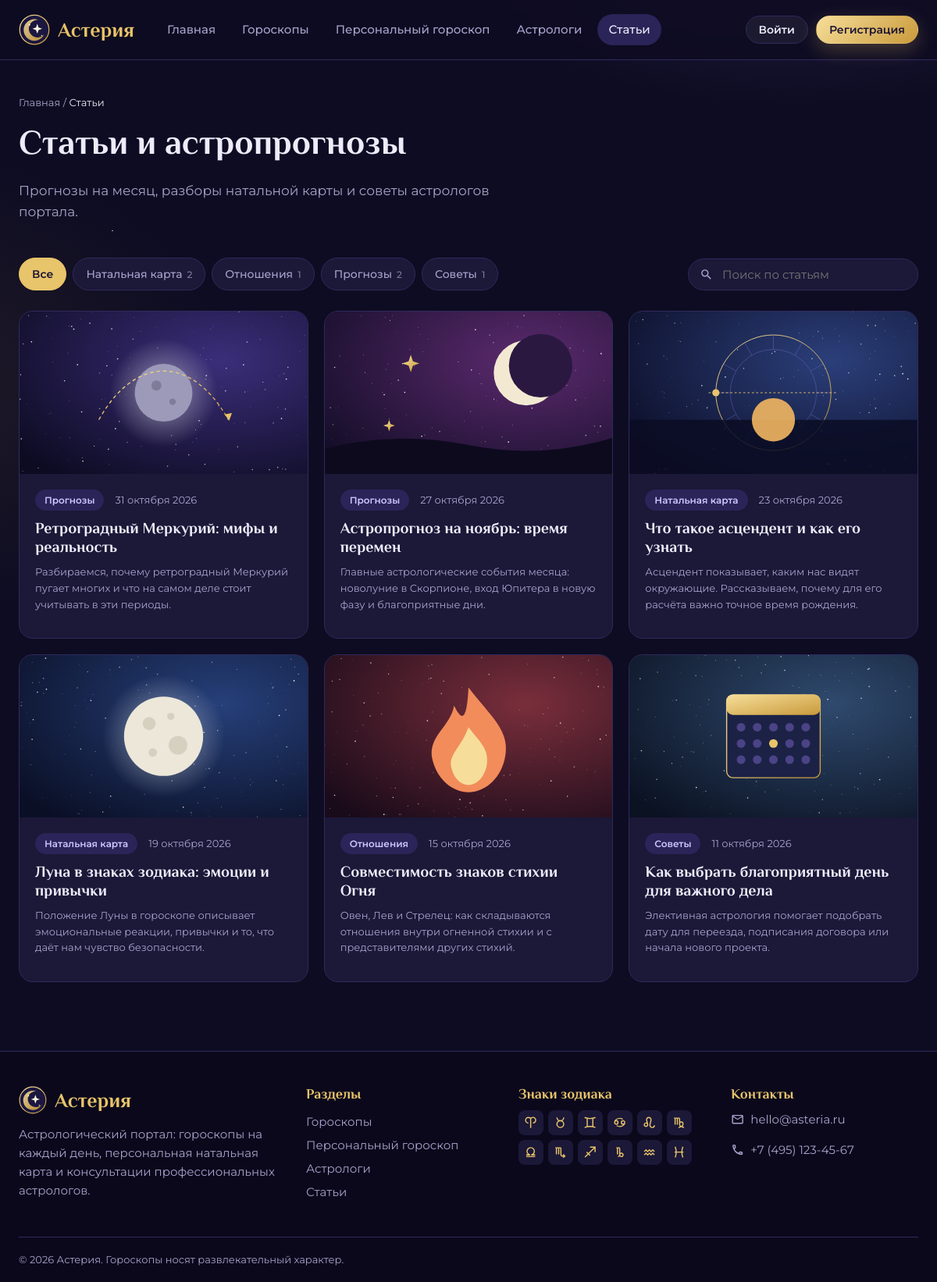
The app's page /articles.php with its own data.
### tables this page shows
CREATE TABLE articles (
  id INT AUTO_INCREMENT PRIMARY KEY,
  title VARCHAR(200) NOT NULL,
  slug VARCHAR(100) NOT NULL UNIQUE,
  category VARCHAR(50) NOT NULL,
  image VARCHAR(100) NOT NULL,
  excerpt VARCHAR(300) NOT NULL,
  content TEXT NOT NULL,
  astrologer_id INT NULL,
  published_at DATE NOT NULL,
  views INT NOT NULL DEFAULT 0,
  FOREIGN KEY (astrologer_id) REFERENCES astrologers(id) ON DELETE SET NULL
);

CREATE TABLE zodiac_signs (
  id INT AUTO_INCREMENT PRIMARY KEY,
  name VARCHAR(30) NOT NULL,
  slug VARCHAR(30) NOT NULL UNIQUE,
  date_start CHAR(5) NOT NULL,
  date_end CHAR(5) NOT NULL,
  element ENUM('Огонь','Земля','Воздух','Вода') NOT NULL,
  planet VARCHAR(30) NOT NULL,
  description TEXT NOT NULL
);

### includes/article_card.php (the view, shortened to what this page needs)
<a class="article-card" href="<?= url('article.php?slug=' . $art['slug']) ?>">
    <img src="<?= url('assets/img/articles/' . $art['image']) ?>" alt="" loading="lazy">
    <div class="article-body">
        <div class="article-meta">
            <span class="badge"><?= e($art['category']) ?></span>
            <span class="muted small"><?= ruDate($art['published_at']) ?></span>
        </div>
        <h3><?= e($art['title']) ?></h3>
        <p class="muted small"><?= e($art['excerpt']) ?></p>
    </div>
</a>

### articles.php (shortened to what this page needs)
<?php
require 'includes/db.php';
require_once 'includes/functions.php';
$cat = $_GET['cat'] ?? '';
$q = trim($_GET['q'] ?? '');
$cats = $pdo->query('SELECT category, COUNT(*) AS cnt FROM articles GROUP BY category ORDER BY category')->fetchAll();
$where = [];
$params = [];
$sql = 'SELECT * FROM articles' . ($where ? ' WHERE ' . implode(' AND ', $where) : '') . ' ORDER BY published_at DESC';
$st = $pdo->prepare($sql);
$st->execute($params);
$articles = $st->fetchAll();
require 'includes/header.php';
?>
<section class="page-head">
    <div class="container">
        <nav class="crumbs"><a href="<?= url('index.php') ?>">Главная</a> / <span>Статьи</span></nav>
        <h1>Статьи и астропрогнозы</h1>
        <p class="lead">Прогнозы на месяц, разборы натальной карты и советы астрологов портала.</p>
    </div>
</section>
<section class="section pt-0">
    <div class="container">
        <div class="filters-bar">
            <div class="pills">
                <a class="pill <?= $cat === '' ? 'active' : '' ?>" href="<?= url('articles.php') ?>">Все</a>
                <?php foreach ($cats as $c): ?>
                    <a class="pill <?= $cat === $c['category'] ? 'active' : '' ?>" href="<?= url('articles.php?cat=' . urlencode($c['category'])) ?>"><?= e($c['category']) ?> <span class="count"><?= $c['cnt'] ?></span></a>
                <?php endforeach; ?>
            </div>
            <form class="search-form" method="get">
                <?= icon('magnify') ?><input type="search" name="q" value="<?= e($q) ?>" placeholder="Поиск по статьям">
            </form>
        </div>
        <?php if ($articles): ?>
            <div class="article-grid">
                <?php foreach ($articles as $art): ?>
                    <?php include 'includes/article_card.php'; ?>
                <?php endforeach; ?>
            </div>
        <?php else: ?>
            <p class="muted">По вашему запросу ничего не найдено.</p>
        <?php endif; ?>
    </div>
</section>
<?php require 'includes/footer.php'; ?>

### includes/functions.php (shortened to what this page needs)
<?php
function e($value): string
{
    return htmlspecialchars((string)$value, ENT_QUOTES, 'UTF-8');
}
function url(string $path = ''): string
{
    return BASE_URL . '/' . ltrim($path, '/');
}
function icon(string $name, string $class = 'ico'): string
{
    static $cache = [];
    if (!isset($cache[$name])) {
        $file = __DIR__ . '/../assets/img/icons/' . $name . '.svg';
        $svg = is_file($file) ? file_get_contents($file) : '';
        $svg = preg_replace('/ id="[^"]*"/', '', $svg);
        $cache[$name] = $svg;
    }
    return str_replace('<svg ', '<svg class="' . e($class) . '" aria-hidden="true" fill="currentColor" ', $cache[$name]);
}
function allSigns(PDO $pdo): array
{
    static $signs = null;
    if ($signs === null) {
        $signs = $pdo->query('SELECT * FROM zodiac_signs ORDER BY id')->fetchAll();
    }
    return $signs;
}
function ruDate(string $date, bool $withYear = true): string
{
    $months = ['', 'января', 'февраля', 'марта', 'апреля', 'мая', 'июня', 'июля', 'августа', 'сентября', 'октября', 'ноября', 'декабря'];
    $t = strtotime($date);
    return (int)date('j', $t) . ' ' . $months[(int)date('n', $t)] . ($withYear ? ' ' . date('Y', $t) : '');
}
function zodiacIcon(string $slug, string $class = 'ico'): string
{
    return icon('zodiac-' . $slug, $class);
}

### includes/footer.php (shortened to what this page needs)
</main>
<footer class="site-footer">
    <div class="container footer-grid">
        <div>
            <a class="logo" href="<?= url('index.php') ?>">
                <img src="<?= url('assets/img/logo.svg') ?>" alt="" width="36" height="36">
                <span>Астерия</span>
            </a>
            <p class="muted">Астрологический портал: гороскопы на каждый день, персональная натальная карта и консультации профессиональных астрологов.</p>
        </div>
        <div>
            <h4>Разделы</h4>
            <a href="<?= url('horoscopes.php') ?>">Гороскопы</a>
            <a href="<?= url('personal.php') ?>">Персональный гороскоп</a>
            <a href="<?= url('astrologers.php') ?>">Астрологи</a>
            <a href="<?= url('articles.php') ?>">Статьи</a>
        </div>
        <div>
            <h4>Знаки зодиака</h4>
            <div class="footer-signs">
                <?php foreach (allSigns($pdo) as $s): ?>
                    <a href="<?= url('horoscopes.php?sign=' . $s['slug']) ?>" title="<?= e($s['name']) ?>"><?= zodiacIcon($s['slug']) ?></a>
                <?php endforeach; ?>
            </div>
        </div>
        <div>
            <h4>Контакты</h4>
            <p class="muted"><?= icon('email-outline') ?> hello@asteria.ru</p>
            <p class="muted"><?= icon('phone-outline') ?> +7 (495) 123-45-67</p>
        </div>
    </div>
    <div class="container footer-bottom">© <?= date('Y') ?> Астерия. Гороскопы носят развлекательный характер.</div>
</footer>
</body>
</html>

### assets/css/style.css (style rules this page uses)
:root { --bg: #0E0C22; --bg-2: #15122F; --surface: #1B1838; --surface-2: #231F47; --line: #2F2A5C; --text: #EEEBFA; --muted: #A9A3CC; --gold: #E8C46A; --gold-2: #C99A3B; --violet: #8B74FF; --violet-soft: #2A2458; --rose: #EC8FB4; --fire: #F28C5B; --earth: #8FC48B; --air: #8FB6F2; --water: #7FD3D8; --danger: #FF7D8A; --success: #7FDCA8; --radius: 18px; --font-head: 'Philosopher', Georgia, serif; --font-text: 'Montserrat', 'Segoe UI', Arial, sans-serif; }
* { box-sizing: border-box; }
html { scroll-behavior: smooth; }
body { margin: 0; background: var(--bg); color: var(--text); font: 400 15px/1.6 var(--font-text); min-height: 100vh; display: flex; flex-direction: column; position: relative; }
a { color: inherit; text-decoration: none; }
img { max-width: 100%; display: block; }
h1, h2, h3, h4 { font-family: var(--font-head); font-weight: 700; line-height: 1.2; margin: 0 0 .5em; }
h1 { font-size: 44px; }
h3 { font-size: 21px; }
p { margin: 0 0 1em; }
.container { width: min(1200px, 100% - 48px); margin-inline: auto; }
.muted { color: var(--muted); }
.small { font-size: 13px; }
.lead { font-size: 17px; color: var(--muted); max-width: 680px; }
.ico { width: 1.15em; height: 1.15em; vertical-align: -0.2em; flex-shrink: 0; }
.badge { display: inline-block; padding: 4px 12px; border-radius: 999px; background: var(--violet-soft); color: #CFC6FF; font-size: 12px; font-weight: 600; }
.logo { display: flex; align-items: center; gap: 10px; font: 700 26px var(--font-head); color: var(--gold); }
.section { padding: 48px 0; }
.pt-0 { padding-top: 0; }
.page-head { padding: 44px 0 28px; }
.crumbs { color: var(--muted); font-size: 13px; margin-bottom: 14px; }
.crumbs span { color: var(--text); }
.article-grid { display: grid; grid-template-columns: repeat(3, 1fr); gap: 20px; }
.article-card { background: var(--surface); border: 1px solid var(--line); border-radius: var(--radius); overflow: hidden; transition: .2s; }
.article-card img { aspect-ratio: 16 / 9; object-fit: cover; width: 100%; }
.article-body { padding: 20px; }
.article-body h3 { font-size: 20px; }
.article-meta { display: flex; gap: 14px; align-items: center; margin-bottom: 10px; flex-wrap: wrap; }
.filters-bar { display: flex; justify-content: space-between; align-items: center; gap: 16px; flex-wrap: wrap; margin-bottom: 26px; }
.pills { display: flex; gap: 8px; flex-wrap: wrap; }
.pill { display: inline-flex; align-items: center; gap: 6px; padding: 9px 16px; border-radius: 999px; border: 1px solid var(--line); background: var(--surface); color: var(--muted); font-weight: 500; font-size: 14px; }
.pill.active { background: var(--gold); color: #1A1433; border-color: var(--gold); font-weight: 600; }
.pill .count { font-size: 12px; opacity: .7; }
input, select, textarea { width: 100%; padding: 13px 16px; border-radius: 12px; border: 1px solid var(--line); background: var(--bg-2); color: var(--text); font: 400 15px var(--font-text); outline: none; transition: .2s; }
.search-form { display: flex; align-items: center; gap: 8px; padding: 0 14px; border-radius: 999px; border: 1px solid var(--line); background: var(--surface); }
.search-form input { border: 0; background: none; padding: 10px 4px; width: 240px; box-shadow: none; }
.search-form .ico { color: var(--muted); }
.site-footer { border-top: 1px solid var(--line); background: rgba(10, 8, 26, .7); margin-top: 40px; padding-top: 44px; }
.footer-grid { display: grid; grid-template-columns: 1.4fr 1fr 1fr 1fr; gap: 32px; }
.footer-grid h4 { font-size: 18px; color: var(--gold); }
.footer-grid a { display: block; color: var(--muted); padding: 3px 0; }
.footer-grid a.logo { display: flex; color: var(--gold); margin-bottom: 14px; padding: 0; }
.footer-grid p { display: flex; gap: 8px; align-items: center; }
.footer-signs { display: grid; grid-template-columns: repeat(6, 32px); gap: 6px; }
.footer-signs a { width: 32px; height: 32px; display: grid; place-items: center; border-radius: 8px; background: var(--surface); color: var(--gold); padding: 0; }
.footer-bottom { border-top: 1px solid var(--line); margin-top: 32px; padding: 18px 0; color: var(--muted); font-size: 13px; }

### records on screen
articles: image (picture), category "Прогнозы", published_at "31 октября 2026", title "Ретроградный Меркурий: мифы и реальность", excerpt "Разбираемся, почему ретроградный Меркурий пугает многих и что на самом деле стоит учитывать в эти периоды."
articles: image (picture), category "Прогнозы", published_at "27 октября 2026", title "Астропрогноз на ноябрь: время перемен", excerpt "Главные астрологические события месяца: новолуние в Скорпионе, вход Юпитера в новую фазу и благоприятные дни."
articles: image (picture), category "Натальная карта", published_at "23 октября 2026", title "Что такое асцендент и как его узнать", excerpt "Асцендент показывает, каким нас видят окружающие. Рассказываем, почему для его расчёта важно точное время рождения."
articles: image (picture), category "Натальная карта", published_at "19 октября 2026", title "Луна в знаках зодиака: эмоции и привычки", excerpt "Положение Луны в гороскопе описывает эмоциональные реакции, привычки и то, что даёт нам чувство безопасности."
articles: image (picture), category "Отношения", published_at "15 октября 2026", title "Совместимость знаков стихии Огня", excerpt "Овен, Лев и Стрелец: как складываются отношения внутри огненной стихии и с представителями других стихий."
articles: image (picture), category "Советы", published_at "11 октября 2026", title "Как выбрать благоприятный день для важного дела", excerpt "Элективная астрология помогает подобрать дату для переезда, подписания договора или начала нового проекта."

### other values on screen
$title "Главная"
$title "Гороскопы"
$title "Персональный гороскоп"
$title "Астрологи"
$title "Статьи"
$c['category'] "Натальная карта"
$c['cnt'] "2"
$c['category'] "Отношения"
$c['cnt'] "1"
$c['category'] "Прогнозы"
$c['category'] "Советы"
